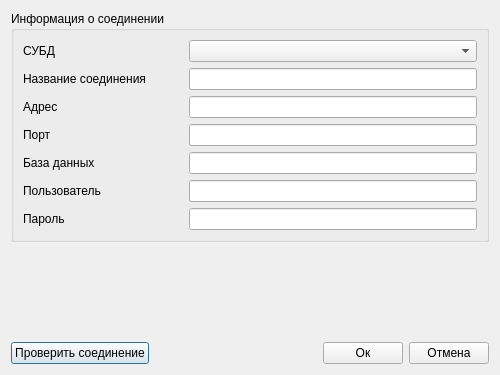
<?xml version="1.0" encoding="UTF-8"?>
<ui version="4.0">
 <class>Dialog</class>
 <widget class="QDialog" name="Dialog">
  <property name="geometry">
   <rect>
    <x>0</x>
    <y>0</y>
    <width>500</width>
    <height>375</height>
   </rect>
  </property>
  <property name="windowTitle">
   <string>Новое подключение</string>
  </property>
  <layout class="QVBoxLayout" name="verticalLayout_2">
   <item>
    <widget class="QGroupBox" name="connection_group">
     <property name="sizePolicy">
      <sizepolicy hsizetype="Preferred" vsizetype="Maximum">
       <horstretch>0</horstretch>
       <verstretch>0</verstretch>
      </sizepolicy>
     </property>
     <property name="font">
      <font>
       <family>Segoe UI</family>
       <pointsize>9</pointsize>
      </font>
     </property>
     <property name="title">
      <string>Информация о соединении</string>
     </property>
     <layout class="QVBoxLayout" name="verticalLayout">
      <item>
       <layout class="QHBoxLayout" name="horizontalLayout_9">
        <property name="topMargin">
         <number>0</number>
        </property>
        <item>
         <widget class="QLabel" name="dbms_label">
          <property name="sizePolicy">
           <sizepolicy hsizetype="Preferred" vsizetype="Minimum">
            <horstretch>0</horstretch>
            <verstretch>0</verstretch>
           </sizepolicy>
          </property>
          <property name="minimumSize">
           <size>
            <width>160</width>
            <height>0</height>
           </size>
          </property>
          <property name="text">
           <string>СУБД</string>
          </property>
         </widget>
        </item>
        <item>
         <widget class="QComboBox" name="dbms_combo">
          <property name="sizePolicy">
           <sizepolicy hsizetype="Expanding" vsizetype="Fixed">
            <horstretch>0</horstretch>
            <verstretch>0</verstretch>
           </sizepolicy>
          </property>
         </widget>
        </item>
       </layout>
      </item>
      <item>
       <layout class="QHBoxLayout" name="horizontalLayout_2">
        <property name="bottomMargin">
         <number>0</number>
        </property>
        <item>
         <widget class="QLabel" name="name_label">
          <property name="sizePolicy">
           <sizepolicy hsizetype="Preferred" vsizetype="Minimum">
            <horstretch>0</horstretch>
            <verstretch>0</verstretch>
           </sizepolicy>
          </property>
          <property name="minimumSize">
           <size>
            <width>160</width>
            <height>0</height>
           </size>
          </property>
          <property name="font">
           <font>
            <family>Segoe UI</family>
            <pointsize>9</pointsize>
           </font>
          </property>
          <property name="text">
           <string>Название соединения</string>
          </property>
          <property name="wordWrap">
           <bool>true</bool>
          </property>
         </widget>
        </item>
        <item>
         <widget class="QLineEdit" name="name_edit">
          <property name="font">
           <font>
            <family>Segoe UI</family>
            <pointsize>9</pointsize>
           </font>
          </property>
         </widget>
        </item>
       </layout>
      </item>
      <item>
       <layout class="QHBoxLayout" name="horizontalLayout_3">
        <item>
         <widget class="QLabel" name="address_label">
          <property name="sizePolicy">
           <sizepolicy hsizetype="Preferred" vsizetype="Minimum">
            <horstretch>0</horstretch>
            <verstretch>0</verstretch>
           </sizepolicy>
          </property>
          <property name="minimumSize">
           <size>
            <width>160</width>
            <height>0</height>
           </size>
          </property>
          <property name="font">
           <font>
            <family>Segoe UI</family>
            <pointsize>9</pointsize>
           </font>
          </property>
          <property name="text">
           <string>Адрес</string>
          </property>
          <property name="wordWrap">
           <bool>true</bool>
          </property>
         </widget>
        </item>
        <item>
         <widget class="QLineEdit" name="address_edit">
          <property name="font">
           <font>
            <family>Segoe UI</family>
            <pointsize>9</pointsize>
           </font>
          </property>
         </widget>
        </item>
       </layout>
      </item>
      <item>
       <layout class="QHBoxLayout" name="horizontalLayout_4">
        <item>
         <widget class="QLabel" name="port_label">
          <property name="sizePolicy">
           <sizepolicy hsizetype="Preferred" vsizetype="Minimum">
            <horstretch>0</horstretch>
            <verstretch>0</verstretch>
           </sizepolicy>
          </property>
          <property name="minimumSize">
           <size>
            <width>160</width>
            <height>0</height>
           </size>
          </property>
          <property name="font">
           <font>
            <family>Segoe UI</family>
            <pointsize>9</pointsize>
           </font>
          </property>
          <property name="text">
           <string>Порт</string>
          </property>
          <property name="wordWrap">
           <bool>true</bool>
          </property>
         </widget>
        </item>
        <item>
         <widget class="QLineEdit" name="port_edit">
          <property name="font">
           <font>
            <family>Segoe UI</family>
            <pointsize>9</pointsize>
           </font>
          </property>
         </widget>
        </item>
       </layout>
      </item>
      <item>
       <layout class="QHBoxLayout" name="horizontalLayout_5">
        <item>
         <widget class="QLabel" name="database_label">
          <property name="sizePolicy">
           <sizepolicy hsizetype="Preferred" vsizetype="Minimum">
            <horstretch>0</horstretch>
            <verstretch>0</verstretch>
           </sizepolicy>
          </property>
          <property name="minimumSize">
           <size>
            <width>160</width>
            <height>0</height>
           </size>
          </property>
          <property name="font">
           <font>
            <family>Segoe UI</family>
            <pointsize>9</pointsize>
           </font>
          </property>
          <property name="text">
           <string>База данных</string>
          </property>
          <property name="wordWrap">
           <bool>true</bool>
          </property>
         </widget>
        </item>
        <item>
         <widget class="QLineEdit" name="database_edit">
          <property name="font">
           <font>
            <family>Segoe UI</family>
            <pointsize>9</pointsize>
           </font>
          </property>
         </widget>
        </item>
       </layout>
      </item>
      <item>
       <layout class="QHBoxLayout" name="horizontalLayout_6">
        <item>
         <widget class="QLabel" name="username_label">
          <property name="sizePolicy">
           <sizepolicy hsizetype="Preferred" vsizetype="Minimum">
            <horstretch>0</horstretch>
            <verstretch>0</verstretch>
           </sizepolicy>
          </property>
          <property name="minimumSize">
           <size>
            <width>160</width>
            <height>0</height>
           </size>
          </property>
          <property name="font">
           <font>
            <family>Segoe UI</family>
            <pointsize>9</pointsize>
           </font>
          </property>
          <property name="text">
           <string>Пользователь</string>
          </property>
          <property name="wordWrap">
           <bool>true</bool>
          </property>
         </widget>
        </item>
        <item>
         <widget class="QLineEdit" name="username_edit">
          <property name="font">
           <font>
            <family>Segoe UI</family>
            <pointsize>9</pointsize>
           </font>
          </property>
         </widget>
        </item>
       </layout>
      </item>
      <item>
       <layout class="QHBoxLayout" name="horizontalLayout_7">
        <item>
         <widget class="QLabel" name="password_label">
          <property name="sizePolicy">
           <sizepolicy hsizetype="Preferred" vsizetype="Minimum">
            <horstretch>0</horstretch>
            <verstretch>0</verstretch>
           </sizepolicy>
          </property>
          <property name="minimumSize">
           <size>
            <width>160</width>
            <height>0</height>
           </size>
          </property>
          <property name="font">
           <font>
            <family>Segoe UI</family>
            <pointsize>9</pointsize>
           </font>
          </property>
          <property name="text">
           <string>Пароль</string>
          </property>
          <property name="wordWrap">
           <bool>true</bool>
          </property>
         </widget>
        </item>
        <item>
         <widget class="QLineEdit" name="password_edit">
          <property name="font">
           <font>
            <family>Segoe UI</family>
            <pointsize>9</pointsize>
           </font>
          </property>
          <property name="echoMode">
           <enum>QLineEdit::Password</enum>
          </property>
         </widget>
        </item>
       </layout>
      </item>
     </layout>
    </widget>
   </item>
   <item>
    <spacer name="verticalSpacer">
     <property name="font">
      <font>
       <family>Segoe UI</family>
       <pointsize>9</pointsize>
      </font>
     </property>
     <property name="orientation">
      <enum>Qt::Vertical</enum>
     </property>
     <property name="sizeHint" stdset="0">
      <size>
       <width>20</width>
       <height>40</height>
      </size>
     </property>
    </spacer>
   </item>
   <item>
    <layout class="QHBoxLayout" name="horizontalLayout">
     <item>
      <widget class="QPushButton" name="check_button">
       <property name="font">
        <font>
         <family>Segoe UI</family>
         <pointsize>9</pointsize>
        </font>
       </property>
       <property name="text">
        <string>Проверить соединение</string>
       </property>
      </widget>
     </item>
     <item>
      <spacer name="horizontalSpacer">
       <property name="font">
        <font>
         <family>Segoe UI</family>
         <pointsize>9</pointsize>
        </font>
       </property>
       <property name="orientation">
        <enum>Qt::Horizontal</enum>
       </property>
       <property name="sizeHint" stdset="0">
        <size>
         <width>40</width>
         <height>20</height>
        </size>
       </property>
      </spacer>
     </item>
     <item>
      <widget class="QPushButton" name="ok_button">
       <property name="font">
        <font>
         <family>Segoe UI</family>
         <pointsize>9</pointsize>
        </font>
       </property>
       <property name="text">
        <string>Ок</string>
       </property>
      </widget>
     </item>
     <item>
      <widget class="QPushButton" name="cancel_button">
       <property name="font">
        <font>
         <family>Segoe UI</family>
         <pointsize>9</pointsize>
        </font>
       </property>
       <property name="text">
        <string>Отмена</string>
       </property>
      </widget>
     </item>
    </layout>
   </item>
  </layout>
 </widget>
 <resources/>
 <connections/>
</ui>
